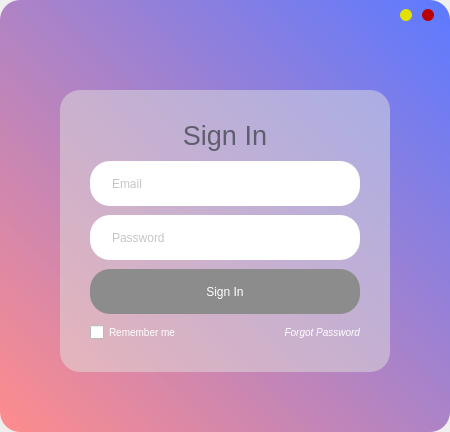
<?xml version="1.0" encoding="UTF-8"?>
<ui version="4.0">
 <class>Login</class>
 <widget class="QMainWindow" name="Login">
  <property name="geometry">
   <rect>
    <x>0</x>
    <y>0</y>
    <width>450</width>
    <height>432</height>
   </rect>
  </property>
  <property name="minimumSize">
   <size>
    <width>450</width>
    <height>400</height>
   </size>
  </property>
  <property name="maximumSize">
   <size>
    <width>450</width>
    <height>432</height>
   </size>
  </property>
  <property name="windowTitle">
   <string>MainWindow</string>
  </property>
  <widget class="QWidget" name="centralwidget">
   <property name="styleSheet">
    <string notr="true">QWidget#centralwidget{
	background-color: qlineargradient(spread:pad, x1:0, y1:1, x2:1, y2:0.023, stop:0 rgba(255, 140, 140, 255), stop:1 rgba(94, 122, 255, 255));
	border-radius: 20px;
}

QFrame#frame{
	margin: 60px;
	border-radius: 20px;
	background-color: rgba(225, 228, 221, 120)
}

QLineEdit{
	min-height: 45px;
	border-radius: 20px;
	background-color: #FFFFFF;
	padding-left: 20px;
	color: rgb(140, 140, 140);
}

QPushButton#login_button{
	min-height: 45px;
	border-radius: 20px;
	background-color: rgb(140, 140, 140);
	color: #FFFFFF;
}

QCheckBox{
	font-size: 10px;
	color: #FFFFFF;
}

QLabel#forgot{
	font-style: italic;
	font-size: 10px;
	color: #FFFFFF;
}

QLabel{
	color: rgb(95, 94, 108);
}

QPushButton#close_button{
	background-color: rgb(186, 0, 0);
	border-radius: 6px;
}

QPushButton#minimize_button{
	background-color: rgb(226, 226, 0);
	border-radius: 6px;
}
</string>
   </property>
   <layout class="QVBoxLayout" name="verticalLayout_2">
    <property name="spacing">
     <number>0</number>
    </property>
    <property name="leftMargin">
     <number>0</number>
    </property>
    <property name="topMargin">
     <number>0</number>
    </property>
    <property name="rightMargin">
     <number>0</number>
    </property>
    <property name="bottomMargin">
     <number>0</number>
    </property>
    <item>
     <widget class="QFrame" name="top_bar">
      <property name="minimumSize">
       <size>
        <width>0</width>
        <height>30</height>
       </size>
      </property>
      <property name="maximumSize">
       <size>
        <width>16777215</width>
        <height>30</height>
       </size>
      </property>
      <property name="frameShape">
       <enum>QFrame::NoFrame</enum>
      </property>
      <property name="frameShadow">
       <enum>QFrame::Raised</enum>
      </property>
      <layout class="QHBoxLayout" name="horizontalLayout">
       <property name="spacing">
        <number>0</number>
       </property>
       <property name="leftMargin">
        <number>0</number>
       </property>
       <property name="topMargin">
        <number>0</number>
       </property>
       <property name="rightMargin">
        <number>0</number>
       </property>
       <property name="bottomMargin">
        <number>0</number>
       </property>
       <item>
        <widget class="QFrame" name="frame_4">
         <property name="frameShape">
          <enum>QFrame::NoFrame</enum>
         </property>
         <property name="frameShadow">
          <enum>QFrame::Raised</enum>
         </property>
        </widget>
       </item>
       <item>
        <widget class="QFrame" name="frame_3">
         <property name="maximumSize">
          <size>
           <width>60</width>
           <height>16777215</height>
          </size>
         </property>
         <property name="frameShape">
          <enum>QFrame::NoFrame</enum>
         </property>
         <property name="frameShadow">
          <enum>QFrame::Raised</enum>
         </property>
         <layout class="QHBoxLayout" name="horizontalLayout_3">
          <property name="spacing">
           <number>0</number>
          </property>
          <property name="leftMargin">
           <number>0</number>
          </property>
          <property name="topMargin">
           <number>0</number>
          </property>
          <property name="rightMargin">
           <number>5</number>
          </property>
          <property name="bottomMargin">
           <number>0</number>
          </property>
          <item>
           <widget class="QPushButton" name="minimize_button">
            <property name="maximumSize">
             <size>
              <width>12</width>
              <height>12</height>
             </size>
            </property>
            <property name="text">
             <string/>
            </property>
           </widget>
          </item>
          <item>
           <widget class="QPushButton" name="close_button">
            <property name="maximumSize">
             <size>
              <width>12</width>
              <height>12</height>
             </size>
            </property>
            <property name="text">
             <string/>
            </property>
           </widget>
          </item>
         </layout>
        </widget>
       </item>
      </layout>
     </widget>
    </item>
    <item>
     <widget class="QFrame" name="frame">
      <property name="styleSheet">
       <string notr="true"/>
      </property>
      <property name="frameShape">
       <enum>QFrame::NoFrame</enum>
      </property>
      <property name="frameShadow">
       <enum>QFrame::Raised</enum>
      </property>
      <layout class="QVBoxLayout" name="verticalLayout">
       <property name="spacing">
        <number>10</number>
       </property>
       <property name="leftMargin">
        <number>30</number>
       </property>
       <property name="topMargin">
        <number>30</number>
       </property>
       <property name="rightMargin">
        <number>30</number>
       </property>
       <property name="bottomMargin">
        <number>30</number>
       </property>
       <item>
        <widget class="QLabel" name="label_2">
         <property name="maximumSize">
          <size>
           <width>16777215</width>
           <height>40</height>
          </size>
         </property>
         <property name="text">
          <string>&lt;html&gt;&lt;head/&gt;&lt;body&gt;&lt;p&gt;&lt;span style=&quot; font-size:20pt;&quot;&gt;Sign In&lt;/span&gt;&lt;/p&gt;&lt;/body&gt;&lt;/html&gt;</string>
         </property>
         <property name="alignment">
          <set>Qt::AlignCenter</set>
         </property>
        </widget>
       </item>
       <item>
        <widget class="QLineEdit" name="lineEdit">
         <property name="placeholderText">
          <string>Email</string>
         </property>
        </widget>
       </item>
       <item>
        <widget class="QLineEdit" name="lineEdit_2">
         <property name="placeholderText">
          <string>Password</string>
         </property>
        </widget>
       </item>
       <item>
        <widget class="QPushButton" name="login_button">
         <property name="text">
          <string>Sign In</string>
         </property>
        </widget>
       </item>
       <item>
        <widget class="QFrame" name="bottom_frame">
         <property name="maximumSize">
          <size>
           <width>16777215</width>
           <height>20</height>
          </size>
         </property>
         <property name="frameShape">
          <enum>QFrame::NoFrame</enum>
         </property>
         <property name="frameShadow">
          <enum>QFrame::Raised</enum>
         </property>
         <layout class="QHBoxLayout" name="horizontalLayout_2">
          <property name="spacing">
           <number>0</number>
          </property>
          <property name="leftMargin">
           <number>0</number>
          </property>
          <property name="topMargin">
           <number>0</number>
          </property>
          <property name="rightMargin">
           <number>0</number>
          </property>
          <property name="bottomMargin">
           <number>0</number>
          </property>
          <item>
           <widget class="QCheckBox" name="checkBox">
            <property name="maximumSize">
             <size>
              <width>16777215</width>
              <height>20</height>
             </size>
            </property>
            <property name="text">
             <string>Remember me</string>
            </property>
           </widget>
          </item>
          <item>
           <widget class="QLabel" name="forgot">
            <property name="text">
             <string>Forgot Password</string>
            </property>
            <property name="alignment">
             <set>Qt::AlignRight|Qt::AlignTrailing|Qt::AlignVCenter</set>
            </property>
           </widget>
          </item>
         </layout>
        </widget>
       </item>
      </layout>
     </widget>
    </item>
   </layout>
  </widget>
 </widget>
 <resources/>
 <connections/>
</ui>
